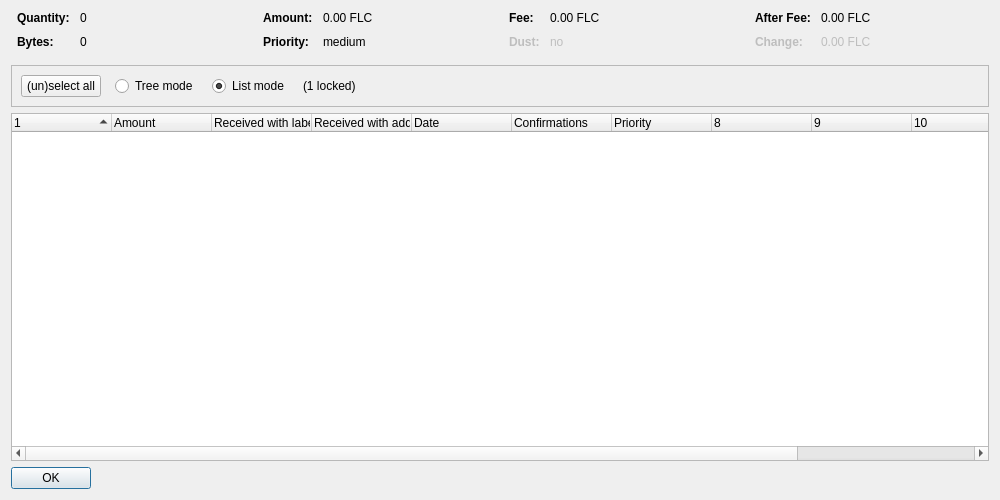
<?xml version="1.0" encoding="UTF-8"?>
<ui version="4.0">
 <class>CoinControlDialog</class>
 <widget class="QDialog" name="CoinControlDialog">
  <property name="geometry">
   <rect>
    <x>0</x>
    <y>0</y>
    <width>1000</width>
    <height>500</height>
   </rect>
  </property>
  <property name="windowTitle">
   <string>Coin Selection</string>
  </property>
  <layout class="QVBoxLayout" name="verticalLayout">
   <item>
    <layout class="QHBoxLayout" name="horizontalLayoutTop" stretch="0,0,0,0">
     <property name="topMargin">
      <number>0</number>
     </property>
     <property name="bottomMargin">
      <number>10</number>
     </property>
     <item>
      <layout class="QFormLayout" name="formLayoutCoinControl1">
       <property name="horizontalSpacing">
        <number>10</number>
       </property>
       <property name="verticalSpacing">
        <number>10</number>
       </property>
       <property name="leftMargin">
        <number>6</number>
       </property>
       <property name="rightMargin">
        <number>6</number>
       </property>
       <item row="0" column="0">
        <widget class="QLabel" name="labelCoinControlQuantityText">
         <property name="font">
          <font>
           <weight>75</weight>
           <bold>true</bold>
          </font>
         </property>
         <property name="text">
          <string>Quantity:</string>
         </property>
        </widget>
       </item>
       <item row="0" column="1">
        <widget class="QLabel" name="labelCoinControlQuantity">
         <property name="cursor">
          <cursorShape>IBeamCursor</cursorShape>
         </property>
         <property name="contextMenuPolicy">
          <enum>Qt::ActionsContextMenu</enum>
         </property>
         <property name="text">
          <string notr="true">0</string>
         </property>
         <property name="textInteractionFlags">
          <set>Qt::LinksAccessibleByMouse|Qt::TextSelectableByKeyboard|Qt::TextSelectableByMouse</set>
         </property>
        </widget>
       </item>
       <item row="1" column="0">
        <widget class="QLabel" name="labelCoinControlBytesText">
         <property name="font">
          <font>
           <weight>75</weight>
           <bold>true</bold>
          </font>
         </property>
         <property name="text">
          <string>Bytes:</string>
         </property>
        </widget>
       </item>
       <item row="1" column="1">
        <widget class="QLabel" name="labelCoinControlBytes">
         <property name="cursor">
          <cursorShape>IBeamCursor</cursorShape>
         </property>
         <property name="contextMenuPolicy">
          <enum>Qt::ActionsContextMenu</enum>
         </property>
         <property name="text">
          <string notr="true">0</string>
         </property>
         <property name="textInteractionFlags">
          <set>Qt::LinksAccessibleByMouse|Qt::TextSelectableByKeyboard|Qt::TextSelectableByMouse</set>
         </property>
        </widget>
       </item>
      </layout>
     </item>
     <item>
      <layout class="QFormLayout" name="formLayoutCoinControl2">
       <property name="horizontalSpacing">
        <number>10</number>
       </property>
       <property name="verticalSpacing">
        <number>10</number>
       </property>
       <property name="leftMargin">
        <number>6</number>
       </property>
       <property name="rightMargin">
        <number>6</number>
       </property>
       <item row="0" column="0">
        <widget class="QLabel" name="labelCoinControlAmountText">
         <property name="font">
          <font>
           <weight>75</weight>
           <bold>true</bold>
          </font>
         </property>
         <property name="text">
          <string>Amount:</string>
         </property>
        </widget>
       </item>
       <item row="0" column="1">
        <widget class="QLabel" name="labelCoinControlAmount">
         <property name="cursor">
          <cursorShape>IBeamCursor</cursorShape>
         </property>
         <property name="contextMenuPolicy">
          <enum>Qt::ActionsContextMenu</enum>
         </property>
         <property name="text">
          <string notr="true">0.00 FLC</string>
         </property>
         <property name="textInteractionFlags">
          <set>Qt::LinksAccessibleByMouse|Qt::TextSelectableByKeyboard|Qt::TextSelectableByMouse</set>
         </property>
        </widget>
       </item>
       <item row="1" column="0">
        <widget class="QLabel" name="labelCoinControlPriorityText">
         <property name="font">
          <font>
           <weight>75</weight>
           <bold>true</bold>
          </font>
         </property>
         <property name="text">
          <string>Priority:</string>
         </property>
        </widget>
       </item>
       <item row="1" column="1">
        <widget class="QLabel" name="labelCoinControlPriority">
         <property name="cursor">
          <cursorShape>IBeamCursor</cursorShape>
         </property>
         <property name="contextMenuPolicy">
          <enum>Qt::ActionsContextMenu</enum>
         </property>
         <property name="text">
          <string notr="true">medium</string>
         </property>
         <property name="textInteractionFlags">
          <set>Qt::LinksAccessibleByMouse|Qt::TextSelectableByKeyboard|Qt::TextSelectableByMouse</set>
         </property>
        </widget>
       </item>
      </layout>
     </item>
     <item>
      <layout class="QFormLayout" name="formLayoutCoinControl3">
       <property name="horizontalSpacing">
        <number>10</number>
       </property>
       <property name="verticalSpacing">
        <number>10</number>
       </property>
       <property name="leftMargin">
        <number>6</number>
       </property>
       <property name="rightMargin">
        <number>6</number>
       </property>
       <item row="0" column="0">
        <widget class="QLabel" name="labelCoinControlFeeText">
         <property name="font">
          <font>
           <weight>75</weight>
           <bold>true</bold>
          </font>
         </property>
         <property name="text">
          <string>Fee:</string>
         </property>
        </widget>
       </item>
       <item row="0" column="1">
        <widget class="QLabel" name="labelCoinControlFee">
         <property name="cursor">
          <cursorShape>IBeamCursor</cursorShape>
         </property>
         <property name="contextMenuPolicy">
          <enum>Qt::ActionsContextMenu</enum>
         </property>
         <property name="text">
          <string notr="true">0.00 FLC</string>
         </property>
         <property name="textInteractionFlags">
          <set>Qt::LinksAccessibleByMouse|Qt::TextSelectableByKeyboard|Qt::TextSelectableByMouse</set>
         </property>
        </widget>
       </item>
       <item row="1" column="0">
        <widget class="QLabel" name="labelCoinControlLowOutputText">
         <property name="enabled">
          <bool>false</bool>
         </property>
         <property name="font">
          <font>
           <weight>75</weight>
           <bold>true</bold>
          </font>
         </property>
         <property name="text">
          <string>Dust:</string>
         </property>
        </widget>
       </item>
       <item row="1" column="1">
        <widget class="QLabel" name="labelCoinControlLowOutput">
         <property name="enabled">
          <bool>false</bool>
         </property>
         <property name="cursor">
          <cursorShape>IBeamCursor</cursorShape>
         </property>
         <property name="contextMenuPolicy">
          <enum>Qt::ActionsContextMenu</enum>
         </property>
         <property name="text">
          <string notr="true">no</string>
         </property>
         <property name="textInteractionFlags">
          <set>Qt::LinksAccessibleByMouse|Qt::TextSelectableByKeyboard|Qt::TextSelectableByMouse</set>
         </property>
        </widget>
       </item>
      </layout>
     </item>
     <item>
      <layout class="QFormLayout" name="formLayoutCoinControl4">
       <property name="horizontalSpacing">
        <number>10</number>
       </property>
       <property name="verticalSpacing">
        <number>10</number>
       </property>
       <property name="leftMargin">
        <number>6</number>
       </property>
       <property name="rightMargin">
        <number>6</number>
       </property>
       <item row="0" column="0">
        <widget class="QLabel" name="labelCoinControlAfterFeeText">
         <property name="font">
          <font>
           <weight>75</weight>
           <bold>true</bold>
          </font>
         </property>
         <property name="text">
          <string>After Fee:</string>
         </property>
        </widget>
       </item>
       <item row="0" column="1">
        <widget class="QLabel" name="labelCoinControlAfterFee">
         <property name="cursor">
          <cursorShape>IBeamCursor</cursorShape>
         </property>
         <property name="contextMenuPolicy">
          <enum>Qt::ActionsContextMenu</enum>
         </property>
         <property name="text">
          <string notr="true">0.00 FLC</string>
         </property>
         <property name="textInteractionFlags">
          <set>Qt::LinksAccessibleByMouse|Qt::TextSelectableByKeyboard|Qt::TextSelectableByMouse</set>
         </property>
        </widget>
       </item>
       <item row="1" column="0">
        <widget class="QLabel" name="labelCoinControlChangeText">
         <property name="enabled">
          <bool>false</bool>
         </property>
         <property name="font">
          <font>
           <weight>75</weight>
           <bold>true</bold>
          </font>
         </property>
         <property name="text">
          <string>Change:</string>
         </property>
        </widget>
       </item>
       <item row="1" column="1">
        <widget class="QLabel" name="labelCoinControlChange">
         <property name="enabled">
          <bool>false</bool>
         </property>
         <property name="cursor">
          <cursorShape>IBeamCursor</cursorShape>
         </property>
         <property name="contextMenuPolicy">
          <enum>Qt::ActionsContextMenu</enum>
         </property>
         <property name="text">
          <string notr="true">0.00 FLC</string>
         </property>
         <property name="textInteractionFlags">
          <set>Qt::LinksAccessibleByMouse|Qt::TextSelectableByKeyboard|Qt::TextSelectableByMouse</set>
         </property>
        </widget>
       </item>
      </layout>
     </item>
    </layout>
   </item>
   <item>
    <widget class="QFrame" name="frame">
     <property name="minimumSize">
      <size>
       <width>0</width>
       <height>40</height>
      </size>
     </property>
     <property name="frameShape">
      <enum>QFrame::StyledPanel</enum>
     </property>
     <property name="frameShadow">
      <enum>QFrame::Sunken</enum>
     </property>
     <layout class="QHBoxLayout" name="horizontalLayout">
      <item>
       <layout class="QHBoxLayout" name="horizontalLayoutPanel" stretch="0,0,0,0,0">
        <property name="spacing">
         <number>14</number>
        </property>
        <item>
         <widget class="QPushButton" name="pushButtonSelectAll">
          <property name="sizePolicy">
           <sizepolicy hsizetype="Maximum" vsizetype="Fixed">
            <horstretch>0</horstretch>
            <verstretch>0</verstretch>
           </sizepolicy>
          </property>
          <property name="text">
           <string>(un)select all</string>
          </property>
          <property name="autoDefault">
           <bool>false</bool>
          </property>
         </widget>
        </item>
        <item>
         <widget class="QRadioButton" name="radioTreeMode">
          <property name="sizePolicy">
           <sizepolicy hsizetype="Maximum" vsizetype="Fixed">
            <horstretch>0</horstretch>
            <verstretch>0</verstretch>
           </sizepolicy>
          </property>
          <property name="text">
           <string>Tree mode</string>
          </property>
         </widget>
        </item>
        <item>
         <widget class="QRadioButton" name="radioListMode">
          <property name="sizePolicy">
           <sizepolicy hsizetype="Maximum" vsizetype="Fixed">
            <horstretch>0</horstretch>
            <verstretch>0</verstretch>
           </sizepolicy>
          </property>
          <property name="text">
           <string>List mode</string>
          </property>
          <property name="checked">
           <bool>true</bool>
          </property>
         </widget>
        </item>
        <item>
         <widget class="QLabel" name="labelLocked">
          <property name="text">
           <string notr="true">(1 locked)</string>
          </property>
         </widget>
        </item>
        <item>
         <spacer name="horizontalSpacer">
          <property name="orientation">
           <enum>Qt::Horizontal</enum>
          </property>
          <property name="sizeHint" stdset="0">
           <size>
            <width>40</width>
            <height>20</height>
           </size>
          </property>
         </spacer>
        </item>
       </layout>
      </item>
     </layout>
    </widget>
   </item>
   <item>
    <widget class="CoinControlTreeWidget" name="treeWidget">
     <property name="contextMenuPolicy">
      <enum>Qt::CustomContextMenu</enum>
     </property>
     <property name="sortingEnabled">
      <bool>false</bool>
     </property>
     <property name="columnCount">
      <number>12</number>
     </property>
     <attribute name="headerShowSortIndicator" stdset="0">
      <bool>true</bool>
     </attribute>
     <attribute name="headerStretchLastSection">
      <bool>false</bool>
     </attribute>
     <column>
      <property name="text">
       <string/>
      </property>
     </column>
     <column>
      <property name="text">
       <string>Amount</string>
      </property>
     </column>
     <column>
      <property name="text">
       <string>Received with label</string>
      </property>
     </column>
     <column>
      <property name="text">
       <string>Received with address</string>
      </property>
     </column>
     <column>
      <property name="text">
       <string>Date</string>
      </property>
     </column>
     <column>
      <property name="text">
       <string>Confirmations</string>
      </property>
      <property name="toolTip">
       <string>Confirmed</string>
      </property>
     </column>
     <column>
      <property name="text">
       <string>Priority</string>
      </property>
     </column>
     <column>
      <property name="text">
       <string/>
      </property>
     </column>
     <column>
      <property name="text">
       <string/>
      </property>
     </column>
     <column>
      <property name="text">
       <string/>
      </property>
     </column>
     <column>
      <property name="text">
       <string/>
      </property>
     </column>
     <column>
      <property name="text">
       <string/>
      </property>
     </column>
    </widget>
   </item>
   <item>
    <widget class="QDialogButtonBox" name="buttonBox">
     <property name="sizePolicy">
      <sizepolicy hsizetype="Maximum" vsizetype="Fixed">
       <horstretch>0</horstretch>
       <verstretch>0</verstretch>
      </sizepolicy>
     </property>
     <property name="orientation">
      <enum>Qt::Horizontal</enum>
     </property>
     <property name="standardButtons">
      <set>QDialogButtonBox::Ok</set>
     </property>
    </widget>
   </item>
  </layout>
 </widget>
 <customwidgets>
  <customwidget>
   <class>CoinControlTreeWidget</class>
   <extends>QTreeWidget</extends>
   <header>coincontroltreewidget.h</header>
  </customwidget>
 </customwidgets>
 <resources/>
 <connections/>
</ui>
